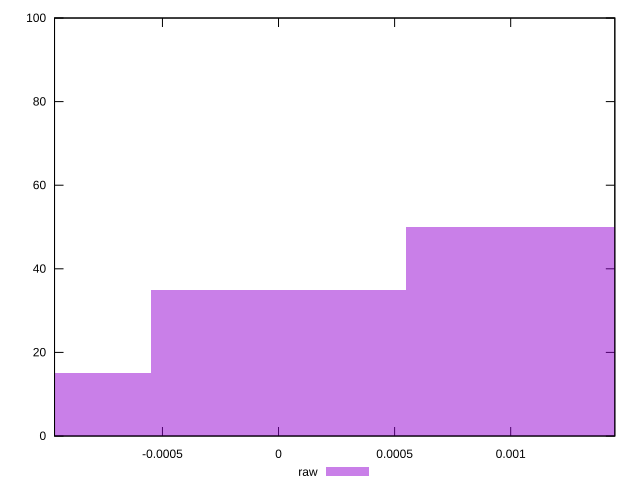

The gnuplot source for this figure:
reset

$raw <<EOF
0.0011002074124592566 50
-0.0011002074124592566 15
0 35
EOF

set key outside below
set boxwidth 0.0011002074124592566
set xrange [-0.0009648041127788721:0.001448520936220965]
set yrange [0:100]
set trange [0:100]
set style fill transparent solid 0.5 noborder
set terminal svg size 640, 490 enhanced background rgb 'white'
set output "report_00008_2021-01-22T20:58:29.167/meta/score-difference/samples/pages+cached+noexternal+nocss/raw/histogram.svg"

plot $raw title "raw" with boxes

reset
